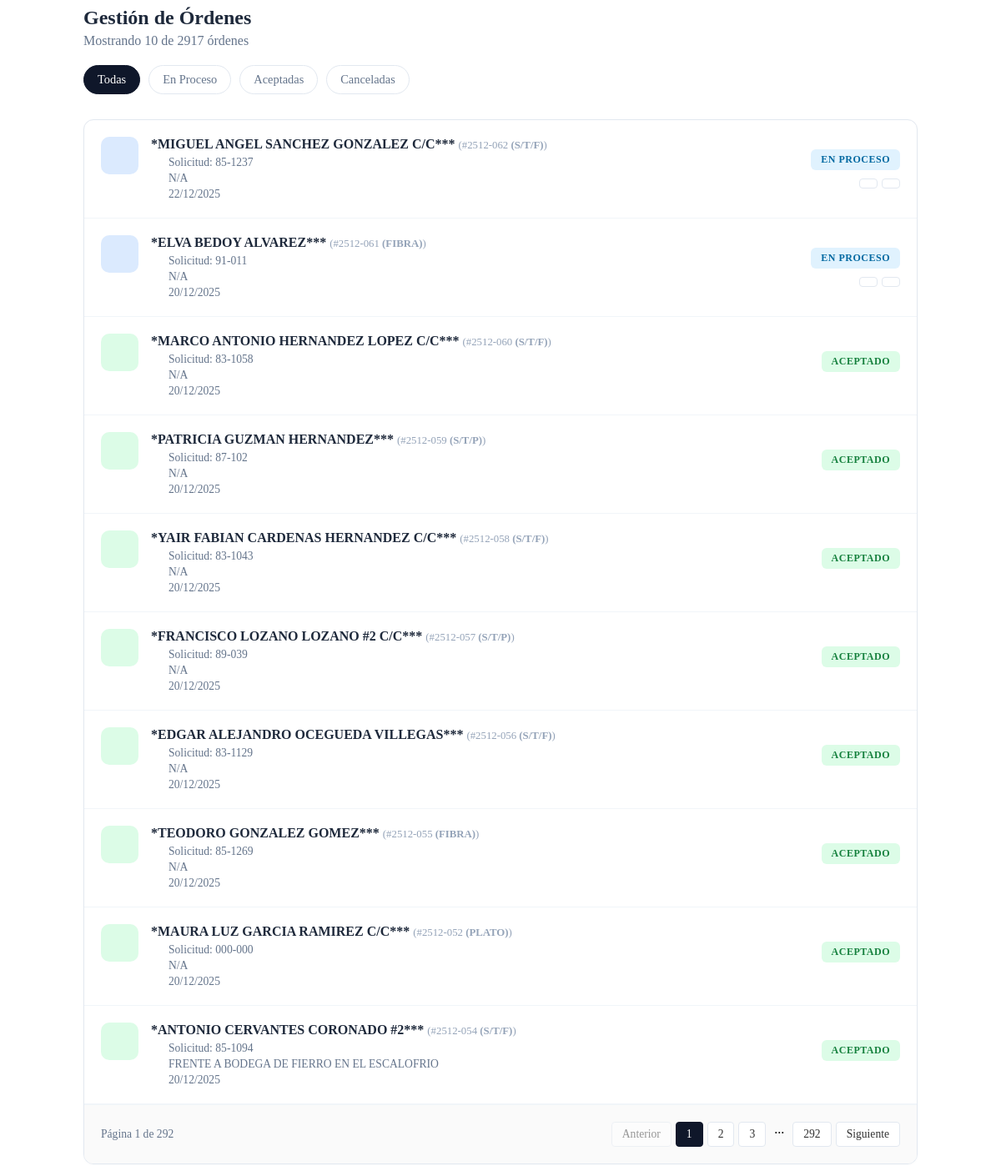
The page /vistas/ordenes.php on the database its author committed.
### tables this page shows
CREATE TABLE `ordenes` (
  `id` int(11) NOT NULL,
  `numero_solicitud` varchar(20) NOT NULL,
  `numero_orden` varchar(25) NOT NULL,
  `fk_cliente` int(11) DEFAULT NULL,
  `fk_etiqueta` int(11) DEFAULT NULL,
  `costo_servicio` decimal(11,2) DEFAULT NULL,
  `anotaciones` text DEFAULT NULL,
  `referencia` text DEFAULT NULL,
  `fecha_aceptado` date DEFAULT NULL,
  `status` enum('En proceso','Aceptado','Cancelado') DEFAULT 'En proceso',
  `fecha_registro` date DEFAULT NULL
);

CREATE TABLE `clientes` (
  `id` int(11) NOT NULL,
  `numero` varchar(20) NOT NULL,
  `nombre` varchar(255) DEFAULT NULL,
  `usuario` varchar(50) DEFAULT NULL,
  `correo` varchar(100) DEFAULT NULL,
  `password` varchar(255) DEFAULT NULL,
  `direccion` text DEFAULT NULL,
  `telefono_1` varchar(50) DEFAULT NULL,
  `telefono_1_whatsapp` varchar(50) NOT NULL,
  `telefono_2` varchar(50) DEFAULT NULL,
  `telefono_2_whatsapp` varchar(50) NOT NULL,
  `link_mapa` text DEFAULT NULL,
  `nota` text DEFAULT NULL,
  `fecha_registro` date DEFAULT NULL
);

### vistas/ordenes.php (the view, shortened to what this page needs)
<?php
$filtro = isset($_GET['filtro']) ? $_GET['filtro'] : 'todos';
$condicion_sql = "";
$registros_por_pagina = 10;
$pagina_actual = isset($_GET['pag']) && is_numeric($_GET['pag']) ? (int)$_GET['pag'] : 1;
$inicio_query = ($pagina_actual - 1) * $registros_por_pagina;
$sql_count = "SELECT COUNT(*) as total FROM ordenes o $condicion_sql";
$res_count = $conn->query($sql_count);
$row_count = $res_count->fetch_assoc();
$total_registros = $row_count['total'];
$total_paginas = ceil($total_registros / $registros_por_pagina);
$sql_data = "SELECT o.*, c.nombre AS nombre_cliente, c.direccion AS direccion_cliente
             FROM ordenes o
             LEFT JOIN clientes c ON o.fk_cliente = c.id
             $condicion_sql
             ORDER BY o.id DESC
             LIMIT $inicio_query, $registros_por_pagina";
$result = $conn->query($sql_data);
?>
<div class="orders-wrapper view-shell">
    <div class="page-header">
        <h2>Gestión de Órdenes</h2>
        <p style="color: #64748B; margin-top: 5px;">
            Mostrando <?php echo $result->num_rows; ?> de <?php echo $total_registros; ?> órdenes
        </p>
    </div>
    <div class="status-tabs">
        <a href="?vista=ordenes&filtro=todos&pag=1" class="tab-link <?php echo $filtro == 'todos' ? 'active' : ''; ?>">Todas</a>
        <a href="?vista=ordenes&filtro=proceso&pag=1" class="tab-link <?php echo $filtro == 'proceso' ? 'active' : ''; ?>">En Proceso</a>
        <a href="?vista=ordenes&filtro=aceptado&pag=1" class="tab-link <?php echo $filtro == 'aceptado' ? 'active' : ''; ?>">Aceptadas</a>
        <a href="?vista=ordenes&filtro=cancelado&pag=1" class="tab-link <?php echo $filtro == 'cancelado' ? 'active' : ''; ?>">Canceladas</a>
    </div>
    <div class="card-box">
        <?php if ($result && $result->num_rows > 0): ?>
            <?php while($orden = $result->fetch_assoc()): ?>
                <?php
                    $icon_class = 'bg-res';
                    $estatus = isset($orden['status']) ? $orden['status'] : 'Nuevo';
                    $st_class = 'st-default';
                    if($estatus == 'En proceso') { $st_class = 'st-proceso'; }
                    if($estatus == 'Aceptado') { $st_class = 'st-aceptado'; $icon_class = 'bg-ok'; }
                    $nombre_cliente = isset($orden['nombre_cliente']) ? $orden['nombre_cliente'] : 'Cliente Desconocido';
                ?>
                <div class="order-item">
                    <div class="order-main">
                        <div class="plan-icon <?php echo $icon_class; ?>">
                        </div>
                        <div class="order-details">
                            <h4>
                                <?php echo htmlspecialchars($nombre_cliente); ?>
                                <span style="font-weight:normal; font-size:0.8rem; color:#94A3B8;">(#<?php echo $orden['numero_orden']; ?>)</span>
                            </h4>
                            <div class="order-meta">
                                <div class="meta-row">
                                    Solicitud: <?php echo htmlspecialchars($orden['numero_solicitud']); ?>
                                </div>
                                <div class="meta-row">
                                    <?php echo htmlspecialchars($orden['referencia'] ?? 'Sin referencia'); ?>
                                </div>
                                <div class="meta-row">
                                    <?php echo isset($orden['fecha_registro']) ? date('d/m/Y', strtotime($orden['fecha_registro'])) : '---'; ?>
                                </div>
                            </div>
                        </div>
                    </div>
                    <div class="order-actions">
                        <span class="status-badge <?php echo $st_class; ?>"><?php echo $estatus; ?></span>
                        <div class="action-group">
                            <?php if($estatus == 'En proceso'): ?>
                                <a href="?vista=ordenes&id=<?php echo $orden['id']; ?>&accion=Aceptado&filtro=<?php echo $filtro; ?>&pag=<?php echo $pagina_actual; ?>" class="btn-mini" style="color:green;" title="Aceptar">
                                </a>
                                <a href="?vista=ordenes&id=<?php echo $orden['id']; ?>&accion=Cancelado&filtro=<?php echo $filtro; ?>&pag=<?php echo $pagina_actual; ?>" class="btn-mini" style="color:red;" title="Cancelar">
                                </a>
                            <?php endif; ?>
                        </div>
                    </div>
                </div>
            <?php endwhile; ?>
        <?php endif; ?>
        <?php if ($total_paginas > 1): ?>
        <div class="pagination-container">
            <div class="page-info">
                Página <?php echo $pagina_actual; ?> de <?php echo $total_paginas; ?>
            </div>
            <div class="pagination-controls">
                <?php if ($pagina_actual > 1): ?>
                    <a href="dashboard.php?vista=ordenes&filtro=<?php echo $filtro; ?>&pag=<?php echo ($pagina_actual - 1); ?>" class="page-link">
                        <i class="fa-solid fa-chevron-left"></i> Anterior
                    </a>
                <?php else: ?>
                    <span class="page-link disabled"><i class="fa-solid fa-chevron-left"></i> Anterior</span>
                <?php endif; ?>
                <?php for($i = 1; $i <= $total_paginas; $i++): ?>
                    <?php if ($i == 1 || $i == $total_paginas || ($i >= $pagina_actual - 2 && $i <= $pagina_actual + 2)): ?>
                        <a href="dashboard.php?vista=ordenes&filtro=<?php echo $filtro; ?>&pag=<?php echo $i; ?>"
                           class="page-link <?php echo ($i == $pagina_actual) ? 'active' : ''; ?>">
                           <?php echo $i; ?>
                        </a>
                    <?php elseif ($i == $pagina_actual - 3 || $i == $pagina_actual + 3): ?>
                        <span style="padding: 0 5px;">...</span>
                    <?php endif; ?>
                <?php endfor; ?>
                <?php if ($pagina_actual < $total_paginas): ?>
                    <a href="dashboard.php?vista=ordenes&filtro=<?php echo $filtro; ?>&pag=<?php echo ($pagina_actual + 1); ?>" class="page-link">
                        Siguiente <i class="fa-solid fa-chevron-right"></i>
                    </a>
                <?php else: ?>
                    <span class="page-link disabled">Siguiente <i class="fa-solid fa-chevron-right"></i></span>
                <?php endif; ?>
            </div>
        </div>
        <?php endif; ?>
    </div>
</div>

### vistas/ordenes.php (style rules this page uses)
.orders-wrapper { max-width: 1000px; margin: 0 auto; }
.page-header { margin-bottom: 20px; }
.page-header h2 { margin: 0; color: #1e293b; }
.status-tabs { display: flex; gap: 10px; margin-bottom: 25px; overflow-x: auto; padding-bottom: 5px; }
.tab-link { padding: 8px 16px; border-radius: 20px; font-size: 0.9rem; font-weight: 500; text-decoration: none; color: #64748B; background: white; border: 1px solid #e2e8f0; transition: all 0.2s; white-space: nowrap; }
.tab-link.active { background: #0F172A; color: white; border-color: #0F172A; }
.card-box { background: white; border: 1px solid #e2e8f0; border-radius: 12px; box-shadow: 0 1px 3px rgba(0,0,0,0.02); overflow: hidden; }
.order-item { padding: 20px; border-bottom: 1px solid #f1f5f9; display: flex; flex-direction: column; gap: 15px; }
@media (min-width: 768px) { .order-item { flex-direction: row; align-items: center; justify-content: space-between; } }
.order-main { display: flex; gap: 15px; align-items: flex-start; }
.plan-icon { width: 45px; height: 45px; border-radius: 10px; display: flex; align-items: center; justify-content: center; font-size: 1.2rem; flex-shrink: 0; }
.bg-res { background: #DBEAFE; color: #2563EB; }
.bg-ok { background: #DCFCE7; color: #16A34A; }
.order-details h4 { margin: 0 0 5px 0; font-size: 1rem; color: #1e293b; }
.order-meta { font-size: 0.85rem; color: #64748B; display: flex; flex-direction: column; gap: 3px; }
.meta-row { display: flex; align-items: center; gap: 6px; }
.order-actions { display: flex; flex-direction: column; align-items: flex-end; gap: 10px; }
.status-badge { padding: 5px 12px; border-radius: 6px; font-size: 0.75rem; font-weight: 700; text-transform: uppercase; letter-spacing: 0.5px; }
.st-proceso { background: #E0F2FE; color: #0369A1; }
.st-aceptado { background: #DCFCE7; color: #15803D; }
.action-group { display: flex; gap: 5px; }
.btn-mini { padding: 5px 10px; border-radius: 4px; border: 1px solid #e2e8f0; background: white; color: #475569; font-size: 0.8rem; cursor: pointer; text-decoration: none; transition: background 0.2s; }
.pagination-container { padding: 20px; display: flex; justify-content: space-between; align-items: center; border-top: 1px solid #f1f5f9; background-color: #FAFAFA; }
.page-info { font-size: 0.85rem; color: #64748B; }
.pagination-controls { display: flex; gap: 5px; }
.page-link { padding: 6px 12px; border: 1px solid #e2e8f0; background: white; color: #333; text-decoration: none; border-radius: 4px; font-size: 0.85rem; transition: all 0.2s; }
.page-link.active { background-color: #0F172A; color: white; border-color: #0F172A; }
.page-link.disabled { opacity: 0.5; pointer-events: none; cursor: default; }

### rows shown on the page
ordenes: fk_cliente.nombre "*MIGUEL ANGEL SANCHEZ GONZALEZ C/C***", numero_orden "2512-062 (S/T/F)", numero_solicitud "85-1237", referencia "N/A", fecha_registro "22/12/2025", status "EN PROCESO"
ordenes: fk_cliente.nombre "*ELVA BEDOY ALVAREZ***", numero_orden "2512-061 (FIBRA)", numero_solicitud "91-011", referencia "N/A", fecha_registro "20/12/2025", status "EN PROCESO"
ordenes: fk_cliente.nombre "*MARCO ANTONIO HERNANDEZ LOPEZ C/C***", numero_orden "2512-060 (S/T/F)", numero_solicitud "83-1058", referencia "N/A", fecha_registro "20/12/2025", status "ACEPTADO"
ordenes: fk_cliente.nombre "*PATRICIA GUZMAN HERNANDEZ***", numero_orden "2512-059 (S/T/P)", numero_solicitud "87-102", referencia "N/A", fecha_registro "20/12/2025", status "ACEPTADO"
ordenes: fk_cliente.nombre "*YAIR FABIAN CARDENAS HERNANDEZ C/C***", numero_orden "2512-058 (S/T/F)", numero_solicitud "83-1043", referencia "N/A", fecha_registro "20/12/2025", status "ACEPTADO"
ordenes: fk_cliente.nombre "*FRANCISCO LOZANO LOZANO #2 C/C***", numero_orden "2512-057 (S/T/P)", numero_solicitud "89-039", referencia "N/A", fecha_registro "20/12/2025", status "ACEPTADO"
ordenes: fk_cliente.nombre "*EDGAR ALEJANDRO OCEGUEDA VILLEGAS***", numero_orden "2512-056 (S/T/F)", numero_solicitud "83-1129", referencia "N/A", fecha_registro "20/12/2025", status "ACEPTADO"
ordenes: fk_cliente.nombre "*TEODORO GONZALEZ GOMEZ***", numero_orden "2512-055 (FIBRA)", numero_solicitud "85-1269", referencia "N/A", fecha_registro "20/12/2025", status "ACEPTADO"
ordenes: fk_cliente.nombre "*MAURA LUZ GARCIA RAMIREZ C/C***", numero_orden "2512-052 (PLATO)", numero_solicitud "000-000", referencia "N/A", fecha_registro "20/12/2025", status "ACEPTADO"
ordenes: fk_cliente.nombre "*ANTONIO CERVANTES CORONADO #2***", numero_orden "2512-054 (S/T/F)", numero_solicitud "85-1094", referencia "FRENTE A BODEGA DE FIERRO EN EL ESCALOFRIO", fecha_registro "20/12/2025", status "ACEPTADO"

### other values the page prints
$result->num_rows "10"
$total_registros "2917"
$pagina_actual "1"
$total_paginas "292"
